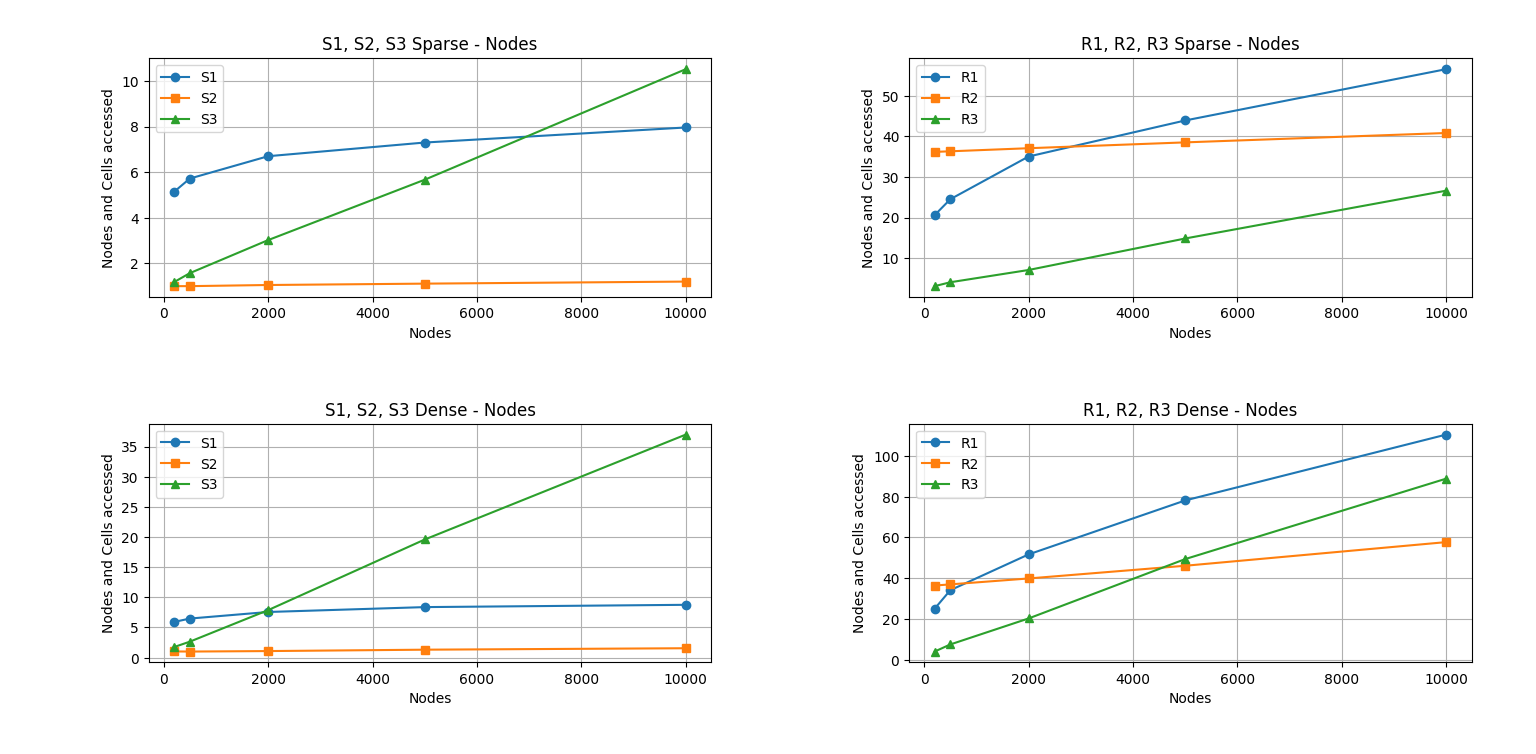

The Python source for this figure:
import matplotlib.pyplot as plt

nodes = [200, 500, 2000, 5000, 10000]

S1Sparse = [5.14, 5.72, 6.7, 7.3, 7.96]
S2Sparse = [1.00, 1.00, 1.05, 1.11, 1.20]
S3Sparse = [1.18, 1.57, 3.02, 5.67, 10.52]

R1Sparse = [20.60, 24.52, 35.04, 43.92, 56.56]
R2Sparse = [36.18, 36.32, 37.08, 38.52, 40.83]
R3Sparse = [3.11, 4.07, 7.09, 14.85, 26.63]

S1Dense = [5.92, 6.48, 7.57, 8.38, 8.76]
S2Dense = [1.03, 1.01, 1.09, 1.32, 1.56]
S3Dense = [1.76, 2.65, 7.88, 19.59, 36.99]

R1Dense = [25.04, 34.12, 51.68, 78.16, 110.48]
R2Dense = [36.39, 36.97, 39.87, 46.11, 57.71]
R3Dense = [4.01, 7.50, 20.26, 49.39, 88.87]

#S1, S2, S3 Sparse
plt.subplot(2, 2, 1)
plt.plot(nodes, S1Sparse, label='S1', marker='o')
plt.plot(nodes, S2Sparse, label='S2', marker='s')
plt.plot(nodes, S3Sparse, label='S3', marker='^')
plt.title('S1, S2, S3 Sparse - Nodes')
plt.xlabel('Nodes')
plt.ylabel('Nodes and Cells accessed')
plt.legend()
plt.grid(True)


#R1, R2, R3 Sparse
plt.subplot(2, 2, 2)
plt.plot(nodes, R1Sparse, label='R1', marker='o')
plt.plot(nodes, R2Sparse, label='R2', marker='s')
plt.plot(nodes, R3Sparse, label='R3', marker='^')
plt.title('R1, R2, R3 Sparse - Nodes')
plt.xlabel('Nodes')
plt.ylabel('Nodes and Cells accessed')
plt.legend()
plt.grid(True)

#S1, S2, S3 Dense
plt.subplot(2, 2, 3)
plt.plot(nodes, S1Dense, label='S1', marker='o')
plt.plot(nodes, S2Dense, label='S2', marker='s')
plt.plot(nodes, S3Dense, label='S3', marker='^')
plt.title('S1, S2, S3 Dense - Nodes')
plt.xlabel('Nodes')
plt.ylabel('Nodes and Cells accessed')
plt.legend()
plt.grid(True)

#R1, R2, R3 Dense
plt.subplot(2, 2, 4)
plt.plot(nodes, R1Dense, label='R1', marker='o')
plt.plot(nodes, R2Dense, label='R2', marker='s')
plt.plot(nodes, R3Dense, label='R3', marker='^')
plt.title('R1, R2, R3 Dense - Nodes')
plt.xlabel('Nodes')
plt.ylabel('Nodes and Cells accessed')
plt.legend()
plt.grid(True)

plt.tight_layout()
plt.show()


plt.subplot(2, 2, 1)
plt.plot(nodes, S2Sparse, label='S2', marker='s', color='orange')
plt.title('S2 Sparse - Nodes')
plt.xlabel('Nodes')
plt.ylabel('Nodes and Cells accessed')
plt.legend()
plt.grid(True)

plt.subplot(2, 2, 2)
plt.plot(nodes, R2Sparse, label='R2', marker='s', color='orange')
plt.title('R2 Sparse - Nodes')
plt.xlabel('Nodes')
plt.ylabel('Nodes and Cells accessed')
plt.legend()
plt.grid(True)

plt.subplot(2, 2, 3)
plt.plot(nodes, S2Dense, label='S2', marker='s', color='orange')
plt.title('S2 Dense - Nodes')
plt.xlabel('Nodes')
plt.ylabel('Nodes and Cells accessed')
plt.legend()
plt.grid(True)

plt.subplot(2, 2, 4)
plt.plot(nodes, R2Dense, label='R2', marker='s', color='orange')
plt.title('R2 Dense - Nodes')
plt.xlabel('Nodes')
plt.ylabel('Nodes and Cells accessed')
plt.legend()
plt.grid(True)

plt.tight_layout()
plt.show()
